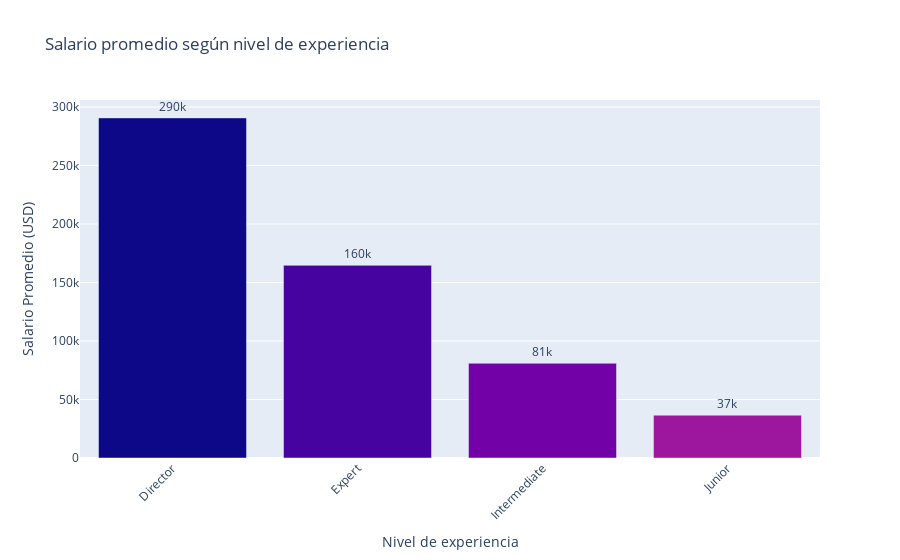

Write notebook code for a chart like this one.
### Code cell
# --- Pregunta 2: Salario promedio según nivel de experiencia ---


# Agrupar salario promedio por nivel de experiencia
salary_by_experience = (
    df.groupby('experience_level')['salary_usd']
    .mean()
    .sort_values(ascending=False)
    .reset_index()
)

# Crear gráfico de barras con Plotly
fig = px.bar(
    salary_by_experience,
    x='experience_level',
    y='salary_usd',
    title='Salario promedio según nivel de experiencia',
    labels={'experience_level': 'Nivel de experiencia','salary_usd': 'Salario Promedio (USD)'},
    text='salary_usd',
    color='experience_level',
    color_discrete_sequence=px.colors.sequential.Plasma
)
fig.update_traces(texttemplate='%{text:.2s}', textposition='outside')
fig.update_layout(xaxis={'categoryorder': 'total descending'}, xaxis_tickangle=-45, showlegend=False)

# Mostrar gráfico
fig.show()

### Figure 1 — Plotly figure (JSON) as saved in the notebook; plotly's stock layout.template omitted (floating-point values rounded to 4 significant figures)
{"data": [{"hovertemplate": "Nivel de experiencia=%{x}<br>Salario Promedio (USD)=%{text}<extra></extra>", "legendgroup": "Director", "marker": {"color": "#0d0887", "pattern": {"shape": ""}}, "name": "Director", "orientation": "v", "showlegend": true, "text": [290700.0], "textposition": "outside", "texttemplate": "%{text:.2s}", "type": "bar", "x": ["Director"], "xaxis": "x", "y": [290700.0], "yaxis": "y"}, {"hovertemplate": "Nivel de experiencia=%{x}<br>Salario Promedio (USD)=%{text}<extra></extra>", "legendgroup": "Expert", "marker": {"color": "#46039f", "pattern": {"shape": ""}}, "name": "Expert", "orientation": "v", "showlegend": true, "text": [164700.0], "textposition": "outside", "texttemplate": "%{text:.2s}", "type": "bar", "x": ["Expert"], "xaxis": "x", "y": [164700.0], "yaxis": "y"}, {"hovertemplate": "Nivel de experiencia=%{x}<br>Salario Promedio (USD)=%{text}<extra></extra>", "legendgroup": "Intermediate", "marker": {"color": "#7201a8", "pattern": {"shape": ""}}, "name": "Intermediate", "orientation": "v", "showlegend": true, "text": [80950.0], "textposition": "outside", "texttemplate": "%{text:.2s}", "type": "bar", "x": ["Intermediate"], "xaxis": "x", "y": [80950.0], "yaxis": "y"}, {"hovertemplate": "Nivel de experiencia=%{x}<br>Salario Promedio (USD)=%{text}<extra></extra>", "legendgroup": "Junior", "marker": {"color": "#9c179e", "pattern": {"shape": ""}}, "name": "Junior", "orientation": "v", "showlegend": true, "text": [36610.0], "textposition": "outside", "texttemplate": "%{text:.2s}", "type": "bar", "x": ["Junior"], "xaxis": "x", "y": [36610.0], "yaxis": "y"}], "layout": {"barmode": "relative", "legend": {"title": {"text": "Nivel de experiencia"}, "tracegroupgap": 0}, "showlegend": false, "title": {"text": "Salario promedio según nivel de experiencia"}, "xaxis": {"anchor": "y", "categoryarray": ["Director", "Expert", "Intermediate", "Junior"], "categoryorder": "total descending", "domain": [0, 1], "tickangle": -45, "title": {"text": "Nivel de experiencia"}}, "yaxis": {"anchor": "x", "domain": [0, 1], "title": {"text": "Salario Promedio (USD)"}}}}
